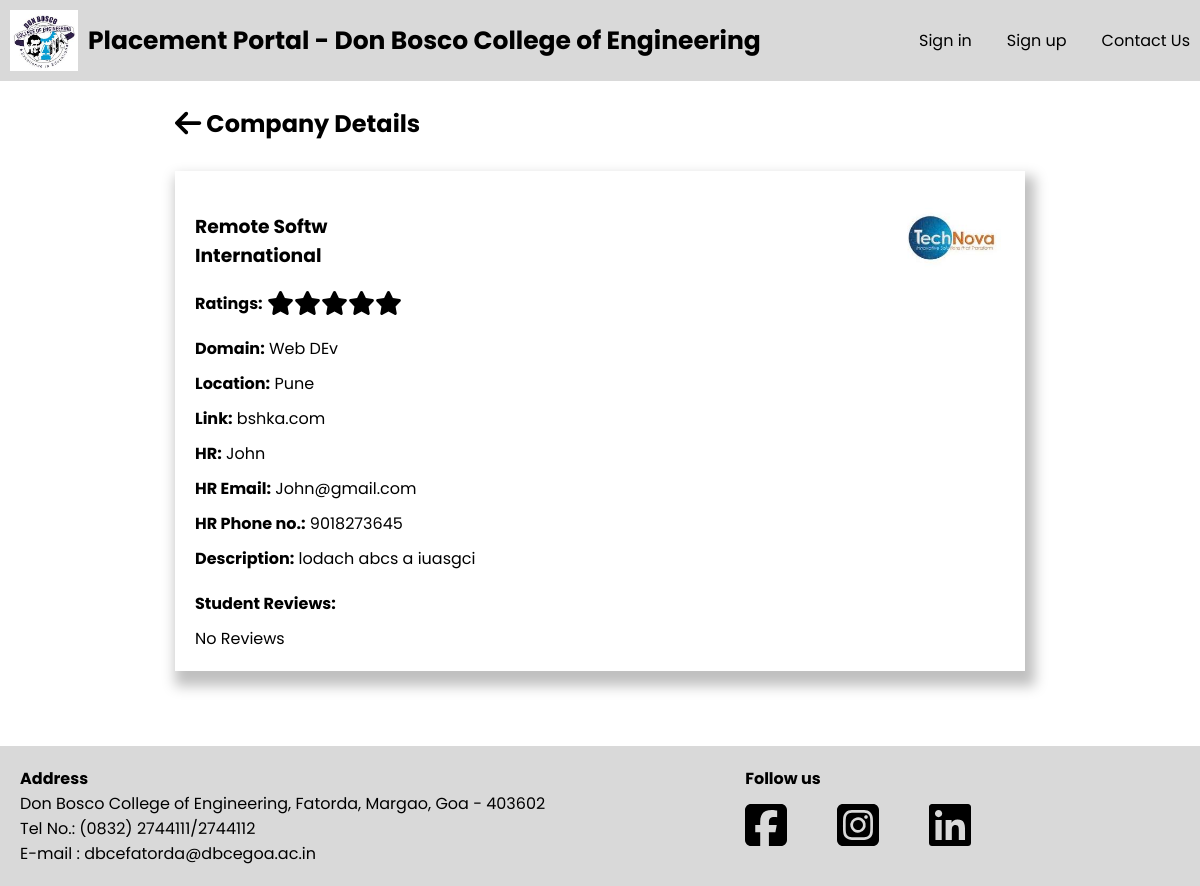
/Companies/company-details.php?id=4, run on an earlier commit of the app's database.
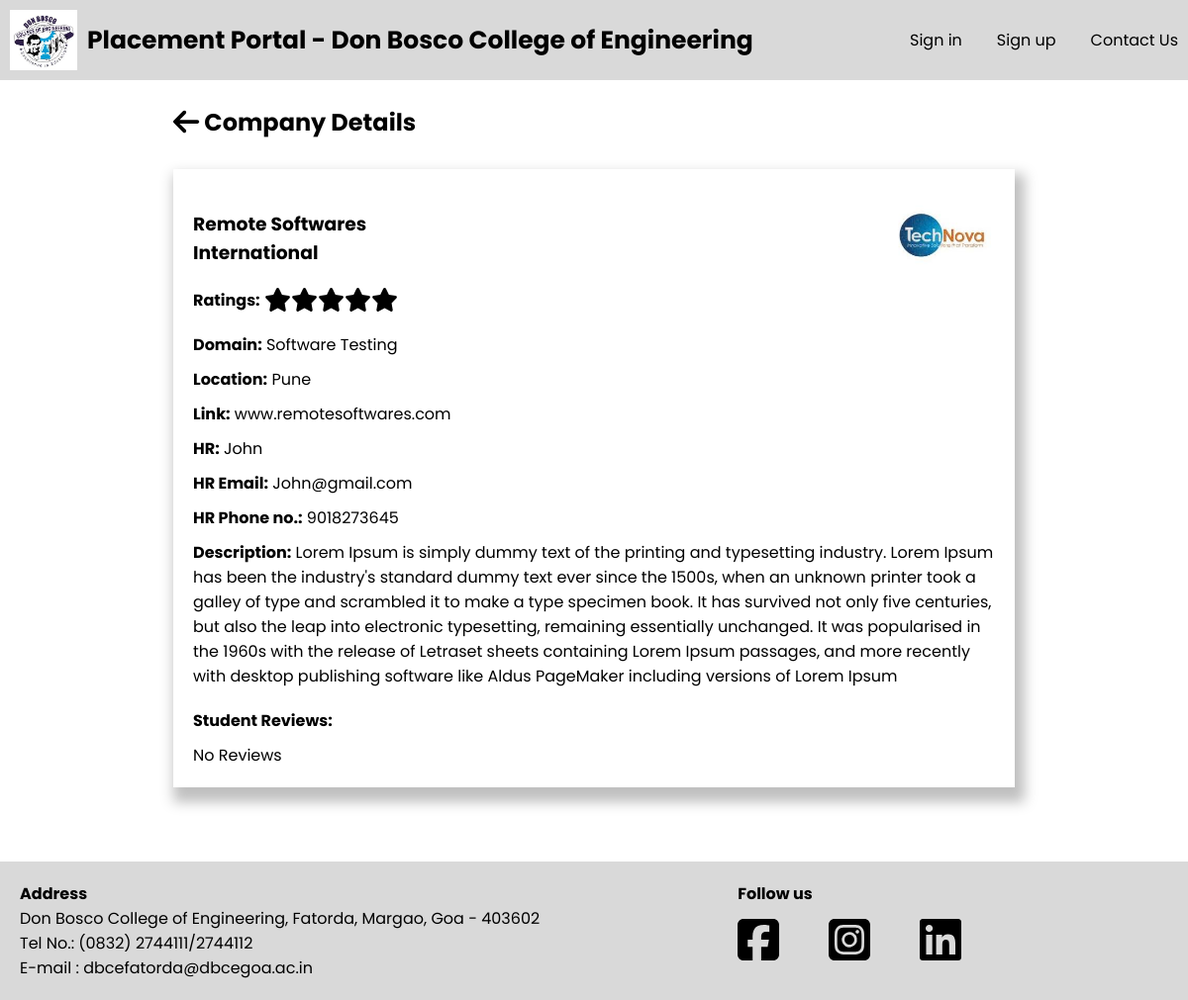
And on a later commit of the database.
### tables this page shows
CREATE TABLE `company` (
  `C_id` int(11) NOT NULL,
  `C_Name` varchar(255) NOT NULL,
  `C_Logo` varchar(255) DEFAULT NULL,
  `C_Domain` varchar(255) DEFAULT NULL,
  `C_Scope` varchar(255) DEFAULT NULL,
  `C_Description` text DEFAULT NULL,
  `C_Location` varchar(255) DEFAULT NULL,
  `C_Website` varchar(255) DEFAULT NULL,
  `C_HR_name` varchar(255) DEFAULT NULL,
  `C_HR_email` varchar(255) DEFAULT NULL,
  `C_HR_phone` varchar(20) DEFAULT NULL,
  `C_Date_of_Reg` date DEFAULT current_timestamp(),
  `C_PC_Email` varchar(255) DEFAULT NULL
);

### Companies/company-details.php (the view, shortened to what this page needs)
<?php
    include "../utility_functions.php";
    global $conn;
    if (isset($_GET["id"])) {
            $fetchCompanyQuery = "SELECT * FROM company WHERE C_id = ?";
            $fetchCompany = $conn->prepare($fetchCompanyQuery);
            $fetchCompany->bind_param("s", $_GET["id"]);
            $fetchCompany->execute();
            $result = $fetchCompany->get_result();
            if ($result->num_rows > 0) {
                $companyInfo = $result->fetch_assoc();
                $companyName = htmlspecialchars($companyInfo['C_Name']);
                $companyLocation = htmlspecialchars($companyInfo['C_Location']);
                $companyLink = htmlspecialchars($companyInfo['C_Website']);
                $hrName = htmlspecialchars($companyInfo['C_HR_name']);
                $hrEmail = htmlspecialchars($companyInfo['C_HR_email']);
                $hrPhone = htmlspecialchars($companyInfo['C_HR_phone']);
                $companyDescription = htmlspecialchars($companyInfo['C_Description']);
                $companyImage = htmlspecialchars($companyInfo['C_Logo']);
                $companyDomain = htmlspecialchars($companyInfo['C_Domain']);
                $companyScope = htmlspecialchars($companyInfo['C_Scope']);
            } else {
            }
    }
?>
<!DOCTYPE html>
<html lang="en">
<head>
    <?php include './head.php' ?>
    <link rel="stylesheet" href="./css/company-details.css">
</head>
<body>
    <div id="wrapper">
        <?php include './header.php' ?>
        <div class="container">
            <div class="main-container">
                <h2 class="main-container-heading"><a href="./companies.php"><i class="fa-solid fa-arrow-left fa-lg" style="color: #000000;"></i></a>
                    Company Details</h2>
                <div class="sections">
                    <div class="company-container">
                        <?php
                            echo '<h3>'.  $companyName .'<br>
                            <p>'.$companyScope.'</p>
                         </h3>';
                            echo '<img src="../Data/Companies/Company_Logo/'. $companyImage . '" alt="' . $companyName . '">';
                        ?>
                    </div>
                    <p class="">
                        <strong>Ratings:</strong>
                        <span class="rating-container">
                            <?php
                                $i = 0;
                                while ($i < 5) {
                                    echo '<span class="fa fa-star fa-xl"></span>';
                                    $i++;
                                }
                            ?>
                        </span></p>
                    <div class="more-details">
                        <?php
                            echo "<p><strong>Domain:</strong> ".$companyDomain."</p>
                        <p><strong>Location:</strong> ".$companyLocation."</p>
                        <p><strong>Link:</strong> ".$companyLink."</p>
                        <p><strong>HR:</strong> ".$hrName."</p>
                        <p><strong>HR Email:</strong> ".$hrEmail."</p>
                        <p><strong>HR Phone no.:</strong> ".$hrPhone."</p>
                        <p><strong>Description:</strong> ".$companyDescription."</p>"
                        ?>
                    </div>
                    <div class="students-reviews-container">
                        <p><strong>Student Reviews:</strong></p>
                    </div>
                </div>
            </div>
        </div>
        <?php include './footer.php' ?>
    </div>
</body>
</html>

What changed in the data, as far as the page shows it:
changed company "International": C_Name "Remote Softw" → "Remote Softwares"; C_Domain "Web DEv" → "Software Testing"; C_Website "bshka.com" → "www.remotesoftwares.com"; C_Description "lodach abcs a iuasgci" → "Lorem Ipsum is simply dummy text of the printing and typesetting industry. Lorem Ipsum has been the industry's standard dummy text ever since the 1500s, when an unknown printer took a galley of type and scrambled it to make a type specimen book. It has survived not only five centuries, but also the leap into electronic typesetting, remaining essentially unchanged. It was popularised in the 1960s with the release of Letraset sheets containing Lorem Ipsum passages, and more recently with desktop publishing software like Aldus PageMaker including versions of Lorem Ipsum"
